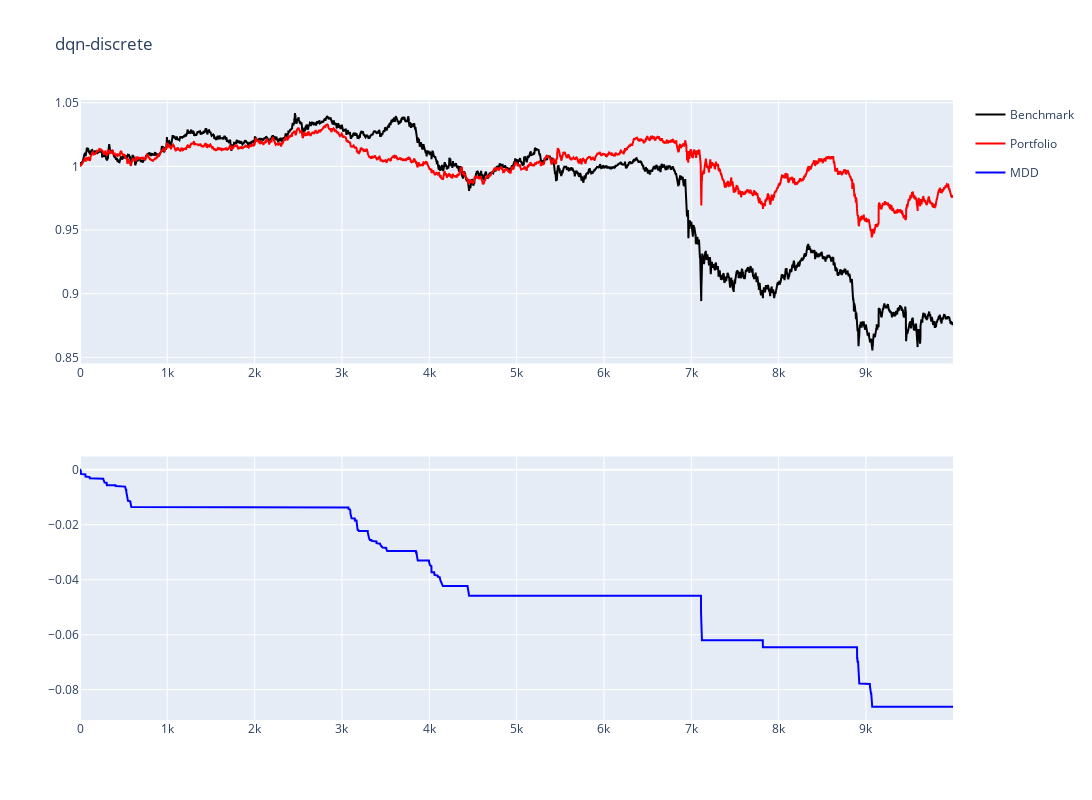

This figure's notebook cell:
### Code cell
# res = evaluate('../data/btc23clean.csv', 'btc23')
alter_test = False
evaluate(f'../data/{dataset_test}-{alter_test if alter_test else TEST}.csv', dataset_test)

### Figure 1 — Plotly figure (JSON) as saved in the notebook; plotly's stock layout.template omitted (floating-point values rounded to 4 significant figures; data arrays with more than 128 entries replaced by an {"elided": "..."} marker saying what was removed)
{"data": [{"legendgroup": "1", "marker": {"color": "black", "size": 42}, "name": "Benchmark", "type": "scatter", "x": {"elided": "9998 int values"}, "xaxis": "x", "y": {"elided": "9998 float values"}, "yaxis": "y"}, {"marker": {"color": "red", "size": 42}, "name": "Portfolio", "type": "scatter", "x": {"elided": "9998 int values"}, "xaxis": "x", "y": {"elided": "9998 float values"}, "yaxis": "y"}, {"marker": {"color": "blue", "size": 42}, "name": "MDD", "type": "scatter", "x": {"elided": "9998 int values"}, "xaxis": "x2", "y": {"elided": "9998 float values"}, "yaxis": "y2"}], "layout": {"autosize": false, "height": 800, "title": {"text": "dqn-discrete"}, "width": 1300, "xaxis": {"anchor": "y", "domain": [0, 1]}, "xaxis2": {"anchor": "y2", "domain": [0, 1]}, "yaxis": {"anchor": "x", "domain": [0.575, 1]}, "yaxis2": {"anchor": "x2", "domain": [0, 0.425]}}}
